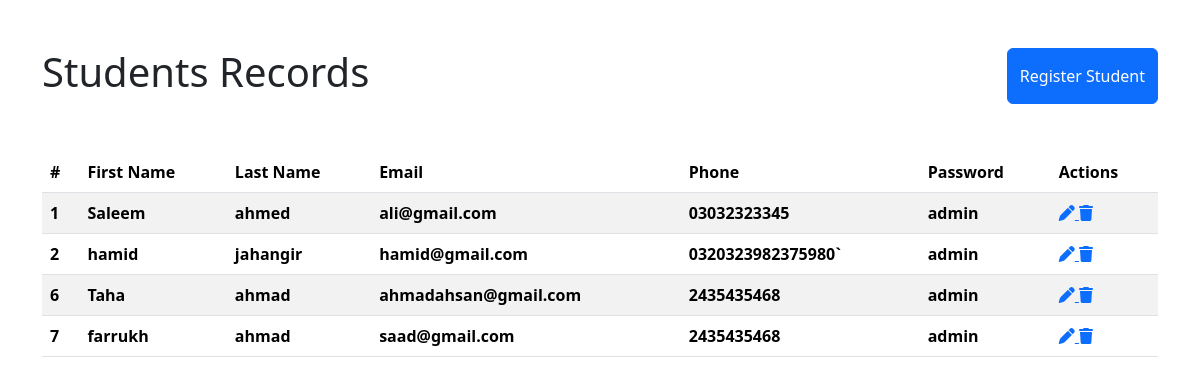
/users/, run on the app's committed database.
### app_1/models.py (models this page shows, shortened)
class User(models.Model):
    first_name = models.CharField(max_length=200)
    last_name = models.CharField(max_length=200,null=True)
    email = models.EmailField(max_length=200)
    phone = models.CharField(max_length=200)
    password = models.CharField(max_length=200)

### app_1/views.py (the view)
# urls.py: path('users/',views.display_users,name='users'),
def display_users(request):
    users = User.objects.all()
    return render(request,'details.html',{'users':users})

### app_1/templates/details.html (shortened to what this page needs)
<!DOCTYPE html>
<html lang="en">
    <head>
        <link href="https://cdn.jsdelivr.net/npm/bootstrap@5.3.2/dist/css/bootstrap.min.css" rel="stylesheet">
        <link rel="stylesheet" href="https://cdnjs.cloudflare.com/ajax/libs/font-awesome/6.5.1/css/all.min.css" />
    </head>
    <body>
        <div class='container'>
            <div class='d-flex justify-content-between my-5'>
                <h1>Students Records</h1>
                <a class='btn btn-primary h-1 signup-btn' href="{% url 'signin' %}" >Register Student </a>
            </div>
            <table class="table table-striped">
                <thead>
                  <tr>
                    <th scope="col">#</th>
                    <th scope="col">First Name</th>
                    <th scope="col">Last Name</th>
                    <th scope="col">Email</th>
                    <th scope="col">Phone</th>
                    <th scope="col">Password</th>
                    <th scope="col">Actions</th>
                  </tr>
                </thead>
                <tbody>
                    {% for user in users %}
                        <tr>
                            <th scope="col">{{user.id}}</th>
                            <th scope="col">{{user.first_name}}</th>
                            <th scope="col">{{user.last_name}}</th>
                            <th scope="col">{{user.email}}</th>
                            <th scope="col">{{user.phone}}</th>
                            <th scope="col">{{user.password}}</th>
                            <th scope="col">
                                <a href="{% url 'edit_user' user.id %}"> <i class="fa-solid fa-pen"></i> </a>
                                <a href="{% url 'delete' user.id %}"> <i class="fa-solid fa-trash"></i> </a>
                            </th>
                        </tr>
                    {% endfor %}
                </tbody>
              </table>
        </div>
    </body>
</html>

### app_1/templates/details.html (style rules this page uses)
.signup-btn { display:flex; align-items:center; }

### data on the page
User: id "1", first_name "Saleem", last_name "ahmed", email "ali@gmail.com", phone "03032323345", password "admin"
User: id "2", first_name "hamid", last_name "jahangir", email "hamid@gmail.com", phone "0320323982375980`", password "admin"
User: id "6", first_name "Taha", last_name "ahmad", email "ahmadahsan@gmail.com", phone "2435435468", password "admin"
User: id "7", first_name "farrukh", last_name "ahmad", email "saad@gmail.com", phone "2435435468", password "admin"
